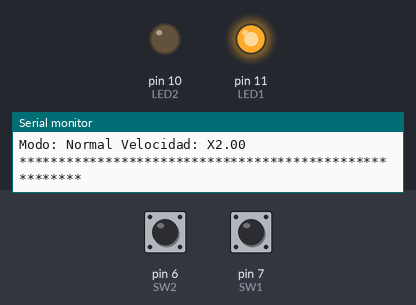
Bench run of a program on a simulated Arduino Uno, built with avr-gcc and run on an emulated ATmega328P. On the bench: output pins drawn as LEDs (lit = HIGH), the last lines printed to the serial monitor. Dashed ring = blinking. The inputs (shaded band) are chosen by the test bench; at power-on: pin 7 (SW1) HIGH, pin 6 (SW2) HIGH.

Above: at 1.2 s.
1.3 s: pin 7 (SW1) pulled LOW for 0.15 s
At 2.1 s:
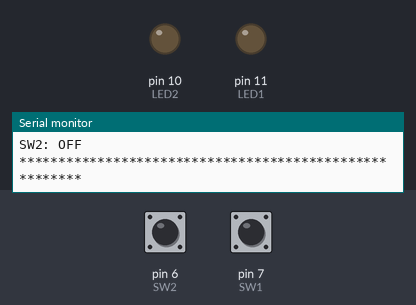
At 2.9 s:
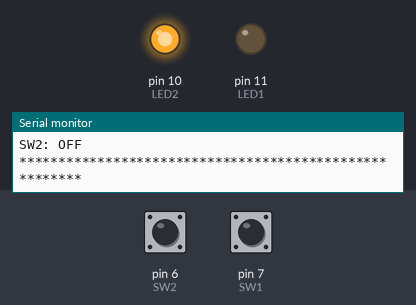
4.4 s: pin 6 (SW2) pulled LOW for 0.15 s
7.4 s: pin 7 (SW1) pulled LOW for 1 s
9.9 s: pin 7 (SW1) pulled LOW for 0.15 s
At 12.95 s:
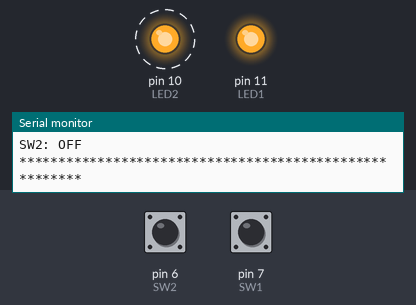
13.0 s: pin 7 (SW1) pulled LOW for 3.2 s
Timing chart, 0 to 18.7 s (numbered marks = the images above; inputs shaded):
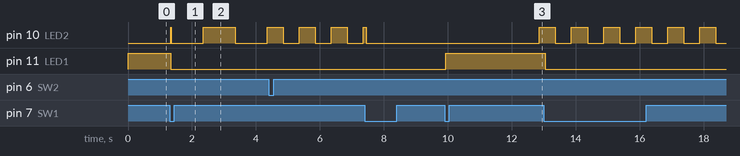

The program:

main.cpp
```cpp
// Decalracion de Librerias
#include <Arduino.h>
#include <teclas.h>
#include <semaforo.h>

// ********************************** Integrantes *****************************************
// Nombres: Henry Castro y Jhonatan Cambisaca
// Materia: Control Digital
// Fecha: 19-06-2023
// ****************************************************************************************


// ****************************** Inputs/Outputs ******************************************
int16_t SW1 = 7; int16_t SW2 = 6;                  // Pulsantes
int16_t LED1=11; int16_t LED2=10; int16_t LED3 = 9; // LEDS
// ****************************************************************************************

// ******************************* Programa Principal *************************************
void setup() {
  pinMode(SW1,INPUT);
  pinMode(SW2,INPUT);
  pinMode(LED1,OUTPUT);
  pinMode(LED2,OUTPUT);
  digitalWrite(LED1,false);
  digitalWrite(LED2,false);
  Serial.begin(115200);
}
void loop() {
  bool* resultado = inicializar_MEF(SW1, SW2,40);
  inicializar_MEF_semaforo(resultado[0], resultado[1], LED1, LED2, LED3);
  free(resultado);
}
```

Measured:
- after the input at 1.3 s, pin 10 (LED2): goes HIGH 0.01 s, LOW 1.0 s, HIGH 1.0 s, LOW 1.0 s, then HIGH, starting at once; pin 11 (LED1): HIGH → LOW at once
- after the input at 9.9 s, pin 10 (LED2): LOW → HIGH after 3.0 s; pin 11 (LED1): LOW → HIGH at once
